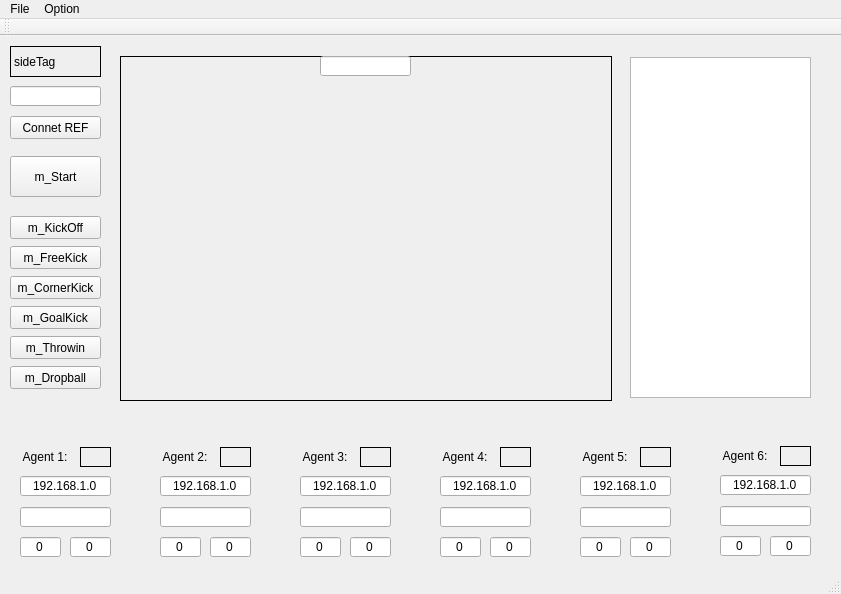
<?xml version="1.0" encoding="UTF-8"?>
<ui version="4.0">
 <class>MainWindow</class>
 <widget class="QMainWindow" name="MainWindow">
  <property name="geometry">
   <rect>
    <x>0</x>
    <y>0</y>
    <width>841</width>
    <height>594</height>
   </rect>
  </property>
  <property name="windowTitle">
   <string>MainWindow</string>
  </property>
  <widget class="QWidget" name="centralWidget">
   <widget class="QLabel" name="label_FieldMap_R2L">
    <property name="geometry">
     <rect>
      <x>120</x>
      <y>20</y>
      <width>492</width>
      <height>345</height>
     </rect>
    </property>
    <property name="frameShape">
     <enum>QFrame::Panel</enum>
    </property>
    <property name="text">
     <string/>
    </property>
    <property name="pixmap">
     <pixmap resource="CoachResource.qrc">:/Image/Config/R2LFullField.bmp</pixmap>
    </property>
   </widget>
   <widget class="QLabel" name="label_FieldMap_L2R">
    <property name="geometry">
     <rect>
      <x>120</x>
      <y>20</y>
      <width>492</width>
      <height>345</height>
     </rect>
    </property>
    <property name="frameShape">
     <enum>QFrame::Panel</enum>
    </property>
    <property name="text">
     <string/>
    </property>
    <property name="pixmap">
     <pixmap resource="CoachResource.qrc">:/Image/Config/L2RFullField.bmp</pixmap>
    </property>
   </widget>
   <widget class="QLabel" name="label">
    <property name="geometry">
     <rect>
      <x>20</x>
      <y>410</y>
      <width>51</width>
      <height>21</height>
     </rect>
    </property>
    <property name="text">
     <string> Agent 1:</string>
    </property>
   </widget>
   <widget class="QLabel" name="label_Agent_1_Online">
    <property name="geometry">
     <rect>
      <x>80</x>
      <y>411</y>
      <width>31</width>
      <height>20</height>
     </rect>
    </property>
    <property name="autoFillBackground">
     <bool>true</bool>
    </property>
    <property name="frameShape">
     <enum>QFrame::Panel</enum>
    </property>
    <property name="text">
     <string/>
    </property>
   </widget>
   <widget class="QLineEdit" name="lineEdit_Agent_1_IP">
    <property name="geometry">
     <rect>
      <x>20</x>
      <y>440</y>
      <width>91</width>
      <height>20</height>
     </rect>
    </property>
    <property name="text">
     <string>192.168.1.0</string>
    </property>
    <property name="alignment">
     <set>Qt::AlignCenter</set>
    </property>
    <property name="readOnly">
     <bool>true</bool>
    </property>
   </widget>
   <widget class="QLineEdit" name="lineEdit_Agent_1_LapBat">
    <property name="geometry">
     <rect>
      <x>20</x>
      <y>501</y>
      <width>41</width>
      <height>20</height>
     </rect>
    </property>
    <property name="text">
     <string>0</string>
    </property>
    <property name="alignment">
     <set>Qt::AlignCenter</set>
    </property>
    <property name="readOnly">
     <bool>true</bool>
    </property>
   </widget>
   <widget class="QLineEdit" name="lineEdit_Agent_1_AgBat">
    <property name="geometry">
     <rect>
      <x>70</x>
      <y>501</y>
      <width>41</width>
      <height>20</height>
     </rect>
    </property>
    <property name="text">
     <string>0</string>
    </property>
    <property name="alignment">
     <set>Qt::AlignCenter</set>
    </property>
    <property name="readOnly">
     <bool>true</bool>
    </property>
   </widget>
   <widget class="QLabel" name="label_2">
    <property name="geometry">
     <rect>
      <x>160</x>
      <y>410</y>
      <width>51</width>
      <height>21</height>
     </rect>
    </property>
    <property name="text">
     <string> Agent 2:</string>
    </property>
   </widget>
   <widget class="QLabel" name="label_Agent_2_Online">
    <property name="geometry">
     <rect>
      <x>220</x>
      <y>411</y>
      <width>31</width>
      <height>20</height>
     </rect>
    </property>
    <property name="autoFillBackground">
     <bool>true</bool>
    </property>
    <property name="frameShape">
     <enum>QFrame::Panel</enum>
    </property>
    <property name="text">
     <string/>
    </property>
   </widget>
   <widget class="QLineEdit" name="lineEdit_Agent_2_LapBat">
    <property name="geometry">
     <rect>
      <x>160</x>
      <y>501</y>
      <width>41</width>
      <height>20</height>
     </rect>
    </property>
    <property name="text">
     <string>0</string>
    </property>
    <property name="alignment">
     <set>Qt::AlignCenter</set>
    </property>
    <property name="readOnly">
     <bool>true</bool>
    </property>
   </widget>
   <widget class="QLineEdit" name="lineEdit_Agent_2_IP">
    <property name="geometry">
     <rect>
      <x>160</x>
      <y>440</y>
      <width>91</width>
      <height>20</height>
     </rect>
    </property>
    <property name="text">
     <string>192.168.1.0</string>
    </property>
    <property name="alignment">
     <set>Qt::AlignCenter</set>
    </property>
    <property name="readOnly">
     <bool>true</bool>
    </property>
   </widget>
   <widget class="QLineEdit" name="lineEdit_Agent_2_AgBat">
    <property name="geometry">
     <rect>
      <x>210</x>
      <y>501</y>
      <width>41</width>
      <height>20</height>
     </rect>
    </property>
    <property name="text">
     <string>0</string>
    </property>
    <property name="alignment">
     <set>Qt::AlignCenter</set>
    </property>
    <property name="readOnly">
     <bool>true</bool>
    </property>
   </widget>
   <widget class="QLabel" name="label_3">
    <property name="geometry">
     <rect>
      <x>300</x>
      <y>410</y>
      <width>51</width>
      <height>21</height>
     </rect>
    </property>
    <property name="text">
     <string> Agent 3:</string>
    </property>
   </widget>
   <widget class="QLabel" name="label_Agent_3_Online">
    <property name="geometry">
     <rect>
      <x>360</x>
      <y>411</y>
      <width>31</width>
      <height>20</height>
     </rect>
    </property>
    <property name="autoFillBackground">
     <bool>true</bool>
    </property>
    <property name="frameShape">
     <enum>QFrame::Panel</enum>
    </property>
    <property name="text">
     <string/>
    </property>
   </widget>
   <widget class="QLineEdit" name="lineEdit_Agent_3_LapBat">
    <property name="geometry">
     <rect>
      <x>300</x>
      <y>501</y>
      <width>41</width>
      <height>20</height>
     </rect>
    </property>
    <property name="text">
     <string>0</string>
    </property>
    <property name="alignment">
     <set>Qt::AlignCenter</set>
    </property>
    <property name="readOnly">
     <bool>true</bool>
    </property>
   </widget>
   <widget class="QLineEdit" name="lineEdit_Agent_3_IP">
    <property name="geometry">
     <rect>
      <x>300</x>
      <y>440</y>
      <width>91</width>
      <height>20</height>
     </rect>
    </property>
    <property name="text">
     <string>192.168.1.0</string>
    </property>
    <property name="alignment">
     <set>Qt::AlignCenter</set>
    </property>
    <property name="readOnly">
     <bool>true</bool>
    </property>
   </widget>
   <widget class="QLineEdit" name="lineEdit_Agent_3_AgBat">
    <property name="geometry">
     <rect>
      <x>350</x>
      <y>501</y>
      <width>41</width>
      <height>20</height>
     </rect>
    </property>
    <property name="text">
     <string>0</string>
    </property>
    <property name="alignment">
     <set>Qt::AlignCenter</set>
    </property>
    <property name="readOnly">
     <bool>true</bool>
    </property>
   </widget>
   <widget class="QLabel" name="label_4">
    <property name="geometry">
     <rect>
      <x>440</x>
      <y>410</y>
      <width>51</width>
      <height>21</height>
     </rect>
    </property>
    <property name="text">
     <string> Agent 4:</string>
    </property>
   </widget>
   <widget class="QLabel" name="label_Agent_4_Online">
    <property name="geometry">
     <rect>
      <x>500</x>
      <y>411</y>
      <width>31</width>
      <height>20</height>
     </rect>
    </property>
    <property name="autoFillBackground">
     <bool>true</bool>
    </property>
    <property name="frameShape">
     <enum>QFrame::Panel</enum>
    </property>
    <property name="text">
     <string/>
    </property>
   </widget>
   <widget class="QLineEdit" name="lineEdit_Agent_4_LapBat">
    <property name="geometry">
     <rect>
      <x>440</x>
      <y>501</y>
      <width>41</width>
      <height>20</height>
     </rect>
    </property>
    <property name="text">
     <string>0</string>
    </property>
    <property name="alignment">
     <set>Qt::AlignCenter</set>
    </property>
    <property name="readOnly">
     <bool>true</bool>
    </property>
   </widget>
   <widget class="QLineEdit" name="lineEdit_Agent_4_IP">
    <property name="geometry">
     <rect>
      <x>440</x>
      <y>440</y>
      <width>91</width>
      <height>20</height>
     </rect>
    </property>
    <property name="text">
     <string>192.168.1.0</string>
    </property>
    <property name="alignment">
     <set>Qt::AlignCenter</set>
    </property>
    <property name="readOnly">
     <bool>true</bool>
    </property>
   </widget>
   <widget class="QLineEdit" name="lineEdit_Agent_4_AgBat">
    <property name="geometry">
     <rect>
      <x>490</x>
      <y>501</y>
      <width>41</width>
      <height>20</height>
     </rect>
    </property>
    <property name="text">
     <string>0</string>
    </property>
    <property name="alignment">
     <set>Qt::AlignCenter</set>
    </property>
    <property name="readOnly">
     <bool>true</bool>
    </property>
   </widget>
   <widget class="QLabel" name="label_5">
    <property name="geometry">
     <rect>
      <x>580</x>
      <y>410</y>
      <width>51</width>
      <height>21</height>
     </rect>
    </property>
    <property name="text">
     <string> Agent 5:</string>
    </property>
   </widget>
   <widget class="QLabel" name="label_Agent_5_Online">
    <property name="geometry">
     <rect>
      <x>640</x>
      <y>411</y>
      <width>31</width>
      <height>20</height>
     </rect>
    </property>
    <property name="autoFillBackground">
     <bool>true</bool>
    </property>
    <property name="frameShape">
     <enum>QFrame::Panel</enum>
    </property>
    <property name="text">
     <string/>
    </property>
   </widget>
   <widget class="QLineEdit" name="lineEdit_Agent_5_LapBat">
    <property name="geometry">
     <rect>
      <x>580</x>
      <y>501</y>
      <width>41</width>
      <height>20</height>
     </rect>
    </property>
    <property name="text">
     <string>0</string>
    </property>
    <property name="alignment">
     <set>Qt::AlignCenter</set>
    </property>
    <property name="readOnly">
     <bool>true</bool>
    </property>
   </widget>
   <widget class="QLineEdit" name="lineEdit_Agent_5_IP">
    <property name="geometry">
     <rect>
      <x>580</x>
      <y>440</y>
      <width>91</width>
      <height>20</height>
     </rect>
    </property>
    <property name="text">
     <string>192.168.1.0</string>
    </property>
    <property name="alignment">
     <set>Qt::AlignCenter</set>
    </property>
    <property name="readOnly">
     <bool>true</bool>
    </property>
   </widget>
   <widget class="QLineEdit" name="lineEdit_Agent_5_AgBat">
    <property name="geometry">
     <rect>
      <x>630</x>
      <y>501</y>
      <width>41</width>
      <height>20</height>
     </rect>
    </property>
    <property name="text">
     <string>0</string>
    </property>
    <property name="alignment">
     <set>Qt::AlignCenter</set>
    </property>
    <property name="readOnly">
     <bool>true</bool>
    </property>
   </widget>
   <widget class="QLineEdit" name="lineEdit_Agent_1_CurStatus">
    <property name="geometry">
     <rect>
      <x>20</x>
      <y>471</y>
      <width>91</width>
      <height>20</height>
     </rect>
    </property>
    <property name="alignment">
     <set>Qt::AlignCenter</set>
    </property>
    <property name="readOnly">
     <bool>true</bool>
    </property>
   </widget>
   <widget class="QLineEdit" name="lineEdit_Agent_2_CurStatus">
    <property name="geometry">
     <rect>
      <x>160</x>
      <y>471</y>
      <width>91</width>
      <height>20</height>
     </rect>
    </property>
    <property name="alignment">
     <set>Qt::AlignCenter</set>
    </property>
    <property name="readOnly">
     <bool>true</bool>
    </property>
   </widget>
   <widget class="QLineEdit" name="lineEdit_Agent_3_CurStatus">
    <property name="geometry">
     <rect>
      <x>300</x>
      <y>471</y>
      <width>91</width>
      <height>20</height>
     </rect>
    </property>
    <property name="alignment">
     <set>Qt::AlignCenter</set>
    </property>
    <property name="readOnly">
     <bool>true</bool>
    </property>
   </widget>
   <widget class="QLineEdit" name="lineEdit_Agent_4_CurStatus">
    <property name="geometry">
     <rect>
      <x>440</x>
      <y>471</y>
      <width>91</width>
      <height>20</height>
     </rect>
    </property>
    <property name="alignment">
     <set>Qt::AlignCenter</set>
    </property>
    <property name="readOnly">
     <bool>true</bool>
    </property>
   </widget>
   <widget class="QLineEdit" name="lineEdit_Agent_5_CurStatus">
    <property name="geometry">
     <rect>
      <x>580</x>
      <y>471</y>
      <width>91</width>
      <height>20</height>
     </rect>
    </property>
    <property name="alignment">
     <set>Qt::AlignCenter</set>
    </property>
    <property name="readOnly">
     <bool>true</bool>
    </property>
   </widget>
   <widget class="QLabel" name="label_1">
    <property name="geometry">
     <rect>
      <x>720</x>
      <y>409</y>
      <width>51</width>
      <height>21</height>
     </rect>
    </property>
    <property name="text">
     <string> Agent 6:</string>
    </property>
   </widget>
   <widget class="QLineEdit" name="lineEdit_Agent_6_LapBat">
    <property name="geometry">
     <rect>
      <x>720</x>
      <y>500</y>
      <width>41</width>
      <height>20</height>
     </rect>
    </property>
    <property name="text">
     <string>0</string>
    </property>
    <property name="alignment">
     <set>Qt::AlignCenter</set>
    </property>
    <property name="readOnly">
     <bool>true</bool>
    </property>
   </widget>
   <widget class="QLineEdit" name="lineEdit_Agent_6_AgBat">
    <property name="geometry">
     <rect>
      <x>770</x>
      <y>500</y>
      <width>41</width>
      <height>20</height>
     </rect>
    </property>
    <property name="text">
     <string>0</string>
    </property>
    <property name="alignment">
     <set>Qt::AlignCenter</set>
    </property>
    <property name="readOnly">
     <bool>true</bool>
    </property>
   </widget>
   <widget class="QLineEdit" name="lineEdit_Agent_6_IP">
    <property name="geometry">
     <rect>
      <x>720</x>
      <y>439</y>
      <width>91</width>
      <height>20</height>
     </rect>
    </property>
    <property name="text">
     <string>192.168.1.0</string>
    </property>
    <property name="alignment">
     <set>Qt::AlignCenter</set>
    </property>
    <property name="readOnly">
     <bool>true</bool>
    </property>
   </widget>
   <widget class="QLineEdit" name="lineEdit_Agent_6_CurStatus">
    <property name="geometry">
     <rect>
      <x>720</x>
      <y>470</y>
      <width>91</width>
      <height>20</height>
     </rect>
    </property>
    <property name="alignment">
     <set>Qt::AlignCenter</set>
    </property>
    <property name="readOnly">
     <bool>true</bool>
    </property>
   </widget>
   <widget class="QLabel" name="label_Agent_6_Online">
    <property name="geometry">
     <rect>
      <x>780</x>
      <y>410</y>
      <width>31</width>
      <height>20</height>
     </rect>
    </property>
    <property name="autoFillBackground">
     <bool>true</bool>
    </property>
    <property name="frameShape">
     <enum>QFrame::Panel</enum>
    </property>
    <property name="text">
     <string/>
    </property>
   </widget>
   <widget class="QTextBrowser" name="textBrowser">
    <property name="geometry">
     <rect>
      <x>630</x>
      <y>21</y>
      <width>181</width>
      <height>341</height>
     </rect>
    </property>
   </widget>
   <widget class="QLabel" name="label_sideTag">
    <property name="geometry">
     <rect>
      <x>10</x>
      <y>10</y>
      <width>91</width>
      <height>31</height>
     </rect>
    </property>
    <property name="frameShape">
     <enum>QFrame::Panel</enum>
    </property>
    <property name="text">
     <string>sideTag</string>
    </property>
   </widget>
   <widget class="QLineEdit" name="lineEdit_RefIP">
    <property name="geometry">
     <rect>
      <x>10</x>
      <y>50</y>
      <width>91</width>
      <height>20</height>
     </rect>
    </property>
   </widget>
   <widget class="QPushButton" name="pushButton_ConnectREF">
    <property name="geometry">
     <rect>
      <x>10</x>
      <y>80</y>
      <width>91</width>
      <height>23</height>
     </rect>
    </property>
    <property name="text">
     <string>Connet REF</string>
    </property>
   </widget>
   <widget class="QPushButton" name="pushButton_KickOff">
    <property name="geometry">
     <rect>
      <x>10</x>
      <y>180</y>
      <width>91</width>
      <height>23</height>
     </rect>
    </property>
    <property name="text">
     <string>m_KickOff</string>
    </property>
   </widget>
   <widget class="QPushButton" name="pushButton_FreeKick">
    <property name="geometry">
     <rect>
      <x>10</x>
      <y>210</y>
      <width>91</width>
      <height>23</height>
     </rect>
    </property>
    <property name="text">
     <string>m_FreeKick</string>
    </property>
   </widget>
   <widget class="QPushButton" name="pushButton_CornerKick">
    <property name="geometry">
     <rect>
      <x>10</x>
      <y>240</y>
      <width>91</width>
      <height>23</height>
     </rect>
    </property>
    <property name="text">
     <string>m_CornerKick</string>
    </property>
   </widget>
   <widget class="QPushButton" name="pushButton_GoalKick">
    <property name="geometry">
     <rect>
      <x>10</x>
      <y>270</y>
      <width>91</width>
      <height>23</height>
     </rect>
    </property>
    <property name="text">
     <string>m_GoalKick</string>
    </property>
   </widget>
   <widget class="FieldMap" name="label_FieldMap">
    <property name="geometry">
     <rect>
      <x>120</x>
      <y>20</y>
      <width>492</width>
      <height>345</height>
     </rect>
    </property>
    <property name="frameShape">
     <enum>QFrame::Panel</enum>
    </property>
    <property name="text">
     <string/>
    </property>
   </widget>
   <widget class="QLineEdit" name="lineEdit_Status">
    <property name="geometry">
     <rect>
      <x>320</x>
      <y>20</y>
      <width>91</width>
      <height>20</height>
     </rect>
    </property>
    <property name="alignment">
     <set>Qt::AlignCenter</set>
    </property>
    <property name="readOnly">
     <bool>true</bool>
    </property>
   </widget>
   <widget class="QPushButton" name="pushButton_Start">
    <property name="geometry">
     <rect>
      <x>10</x>
      <y>120</y>
      <width>91</width>
      <height>41</height>
     </rect>
    </property>
    <property name="text">
     <string>m_Start</string>
    </property>
   </widget>
   <widget class="QPushButton" name="pushButton_Throwin">
    <property name="geometry">
     <rect>
      <x>10</x>
      <y>300</y>
      <width>91</width>
      <height>23</height>
     </rect>
    </property>
    <property name="text">
     <string>m_Throwin</string>
    </property>
   </widget>
   <widget class="QPushButton" name="pushButton_Dropball">
    <property name="geometry">
     <rect>
      <x>10</x>
      <y>330</y>
      <width>91</width>
      <height>23</height>
     </rect>
    </property>
    <property name="text">
     <string>m_Dropball</string>
    </property>
   </widget>
  </widget>
  <widget class="QMenuBar" name="menuBar">
   <property name="geometry">
    <rect>
     <x>0</x>
     <y>0</y>
     <width>841</width>
     <height>23</height>
    </rect>
   </property>
   <widget class="QMenu" name="menu">
    <property name="title">
     <string>File</string>
    </property>
    <addaction name="actionExit"/>
   </widget>
   <widget class="QMenu" name="menuOption">
    <property name="title">
     <string>Option</string>
    </property>
    <addaction name="actionEmergency_Stop"/>
    <addaction name="actionChange_Side"/>
    <addaction name="actionAttack_Action"/>
    <addaction name="actionStop_One_Agent"/>
   </widget>
   <addaction name="menu"/>
   <addaction name="menuOption"/>
  </widget>
  <widget class="QToolBar" name="mainToolBar">
   <attribute name="toolBarArea">
    <enum>TopToolBarArea</enum>
   </attribute>
   <attribute name="toolBarBreak">
    <bool>false</bool>
   </attribute>
  </widget>
  <widget class="QStatusBar" name="statusBar"/>
  <action name="actionExit">
   <property name="text">
    <string>Exit</string>
   </property>
  </action>
  <action name="actionEmergency_Stop">
   <property name="text">
    <string>Emergency Stop</string>
   </property>
   <property name="shortcut">
    <string>Space</string>
   </property>
  </action>
  <action name="actionChange_Side">
   <property name="text">
    <string>Change Side</string>
   </property>
  </action>
  <action name="actionAttack_Action">
   <property name="text">
    <string>Attack Action</string>
   </property>
   <property name="shortcut">
    <string>A</string>
   </property>
  </action>
  <action name="actionStop_One_Agent">
   <property name="text">
    <string>Stop One Agent</string>
   </property>
   <property name="shortcut">
    <string>S</string>
   </property>
  </action>
 </widget>
 <layoutdefault spacing="6" margin="11"/>
 <customwidgets>
  <customwidget>
   <class>FieldMap</class>
   <extends>QLabel</extends>
   <header location="global">WidgetsPlus/FieldMap.h</header>
  </customwidget>
 </customwidgets>
 <resources>
  <include location="CoachResource.qrc"/>
 </resources>
 <connections/>
</ui>
